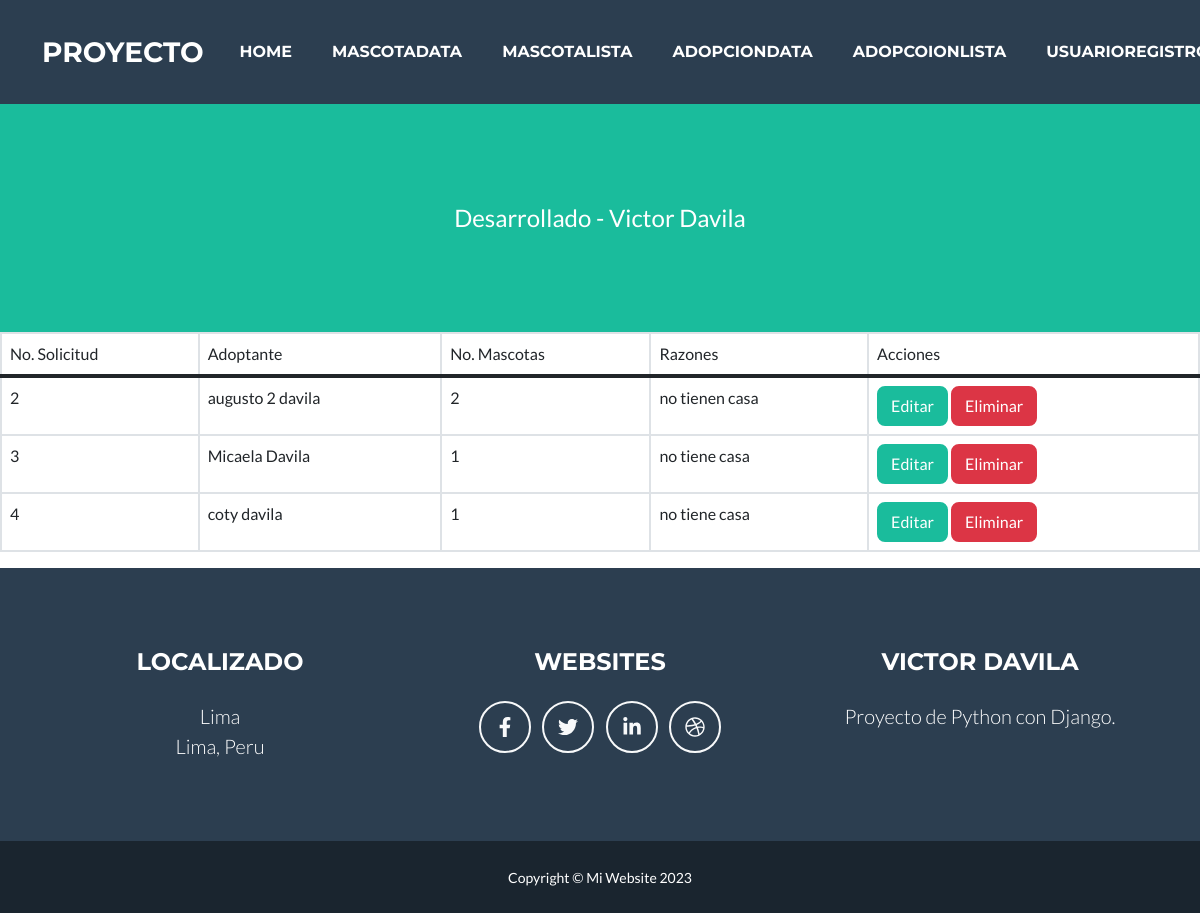
The page /app_adopcion/solicitudlist/ on the database as committed earlier.
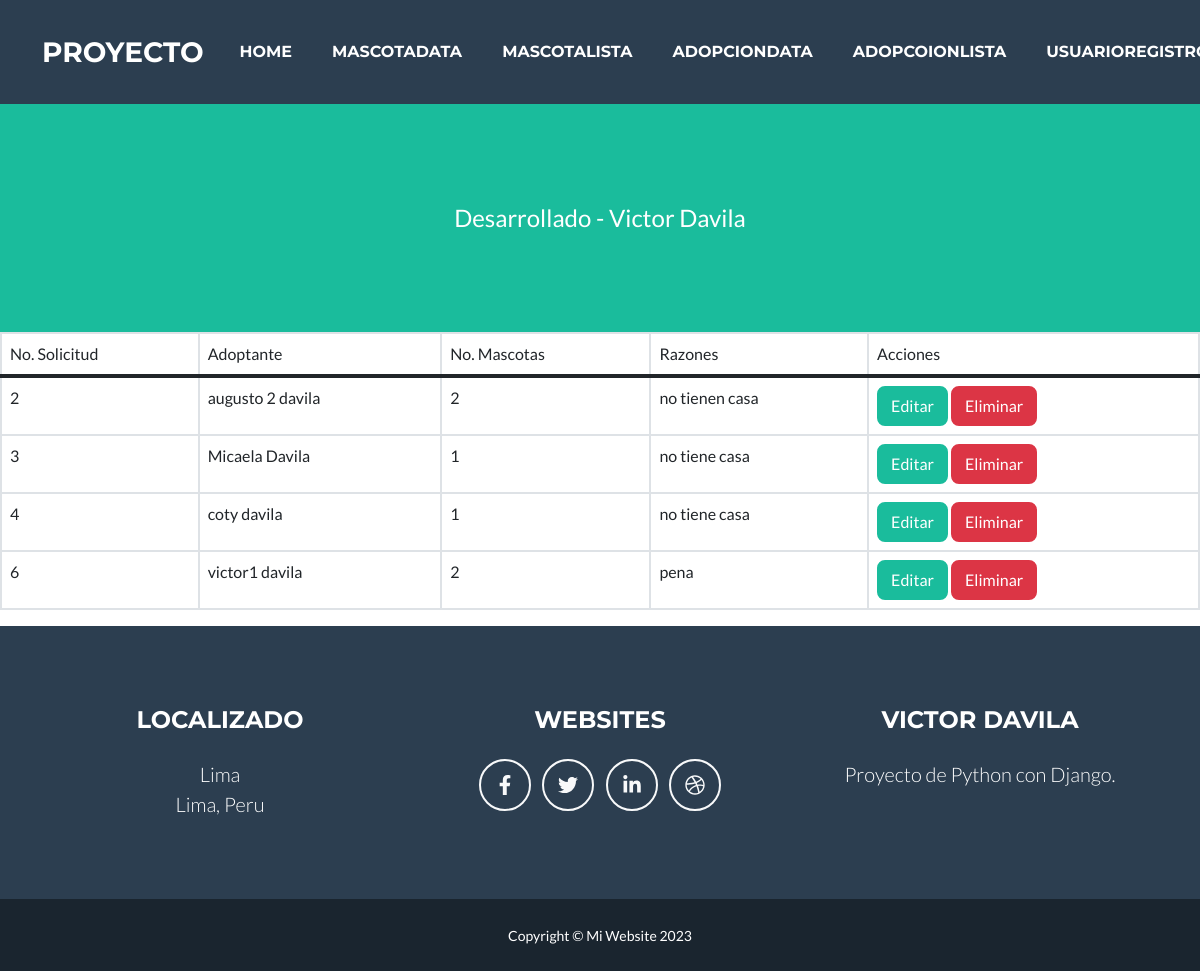
The same page on the database as committed later.
### app_adopcion/models.py (models this page shows, shortened)
class Solicitud(models.Model):
    persona = models.ForeignKey(Persona, null=True, blank=True, on_delete=models.CASCADE)
    numero_mascotas = models.IntegerField()
    razones = models.TextField()

class Persona(models.Model):
    nombre = models.CharField(max_length=50)
    apellidos = models.CharField(max_length=70)
    edad = models.IntegerField()
    telefono = models.CharField(max_length=12)
    email = models.EmailField()
    domicilio = models.TextField()

### app_adopcion/views.py (the view)
# urls.py: path('solicitudlist/', SolicitudList.as_view(), name="Solicitudlist"),
class SolicitudList(ListView):
    model = Solicitud
    template_name = 'adopcion/solicitud_list.html'

### templates/adopcion/solicitud_list.html
{% extends 'base/secondary_base.html' %}
{%block contenidoQueCambia %}
<table class="table table-bordered">
    <thead>
        <tr>
            <td>No. Solicitud</td>
            <td>Adoptante</td>
            <td>No. Mascotas</td>
            <td>Razones</td>
            <td>Acciones</td>
        </tr>
    </thead>
    <tbody>
        {% if object_list %}
        {% for solicitud in object_list %}
        <tr>
            <td>{{ solicitud.id }}</td>
            <td>{{ solicitud.persona.nombre }} {{solicitud.persona.apellidos}}</td>
            <td>{{ solicitud.numero_mascotas }}</td>
            <td>{{ solicitud.razones }}</td>
            <td>
                <a class="btn btn-primary" href="{% url 'Solicitudedit' solicitud.id %}">Editar</a>
                <a class="btn btn-danger" href="{% url 'Solicituddelete' solicitud.id %}">Eliminar</a>
            </td>
        </tr>
        {% endfor %}
        {% else %}
        <h1> No hay registros de solicitudes </h1>
        {% endif %}
</table>
{% endblock %}

Rows that differ between the two databases and show on the page:
added Solicitud: id "6", persona.nombre "victor1", persona.apellidos "davila", numero_mascotas "2", razones "pena"
